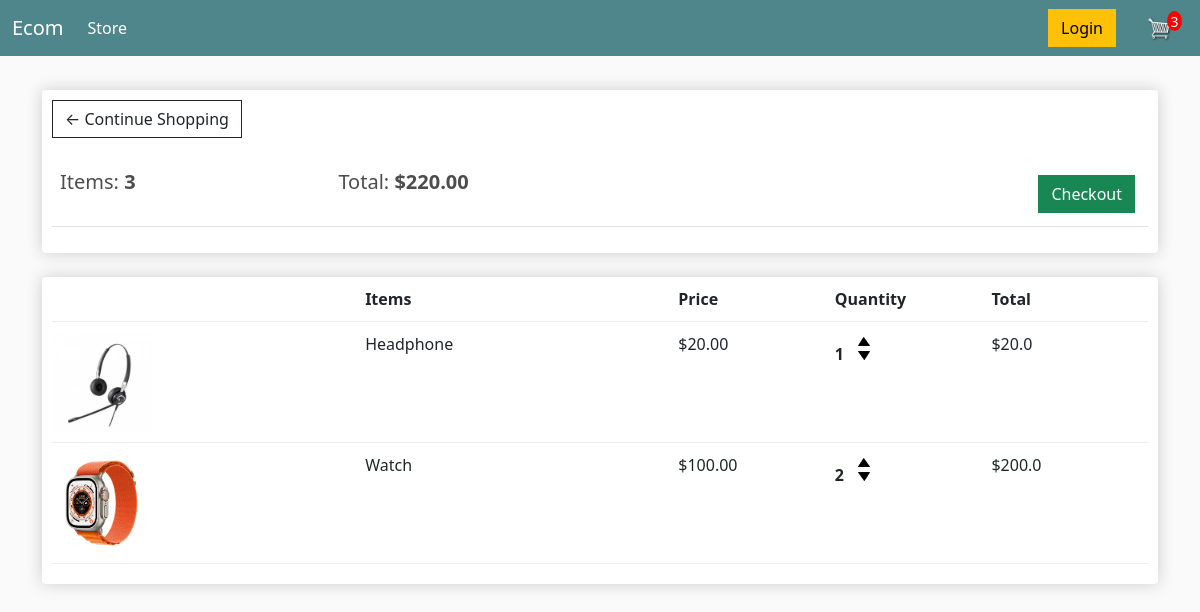
The page /cart/ (signed in) on the database as committed earlier.
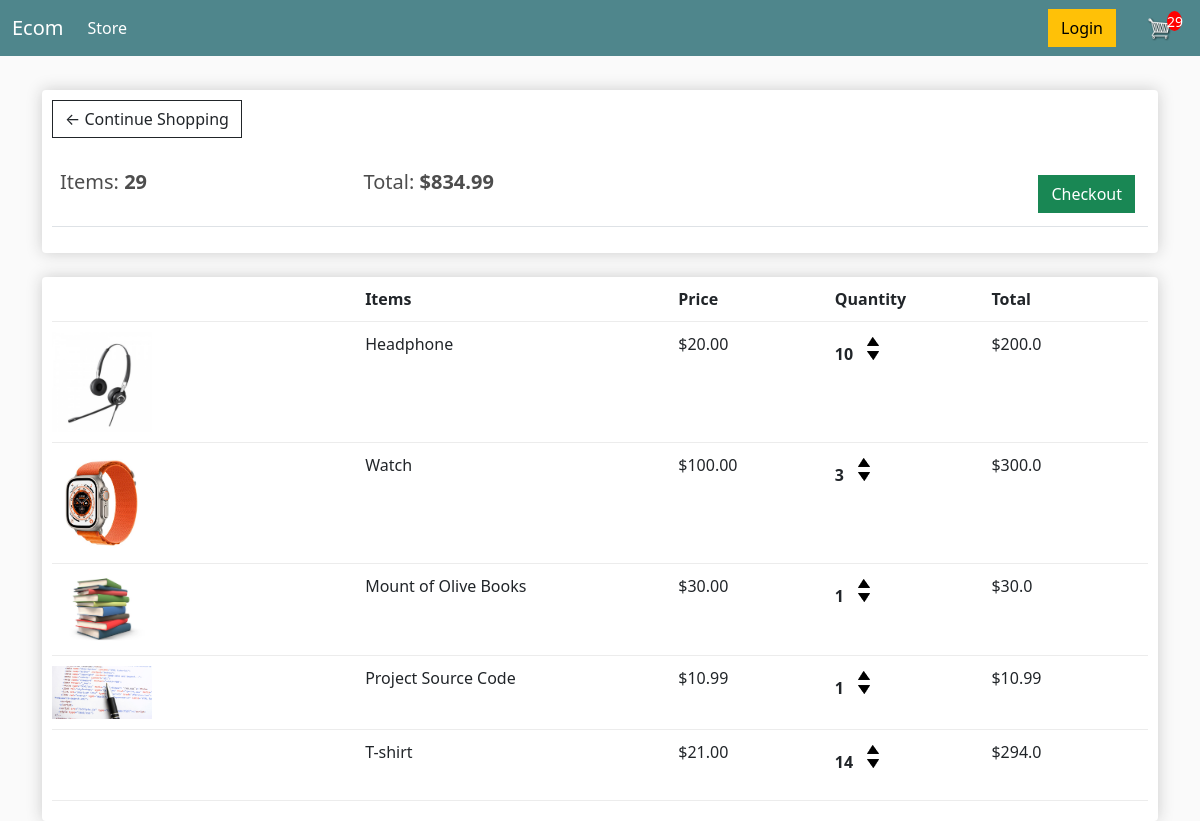
The same page on the database as committed later.
### tahashop/models.py (models this page shows, shortened)
class Order(models.Model):
    customer = models.ForeignKey(Customer, on_delete=models.SET_NULL, blank=True, null=True)
    date_ordered = models.DateTimeField(auto_now_add=True)
    complete = models.BooleanField(default=False, null=True, blank=True)
    trxid = models.CharField(max_length=200, null=True)
    @property
    def get_cart_total(self):
        orderitems = self.orderitem_set.all()
        total = sum([item.get_total for item in orderitems])
        return total
    @property
    def get_cart_items(self):
        orderitems = self.orderitem_set.all()
        total = sum([item.quantity for item in orderitems])
        return total

class OrderItem(models.Model):
    product = models.ForeignKey(Product, on_delete=models.SET_NULL, null=True)
    order = models.ForeignKey(Order, on_delete=models.SET_NULL, null=True)
    quantity = models.IntegerField(null=True, default=0, blank=True)
    date_added = models.DateTimeField(auto_now_add=True)
    @property
    def get_total(self):
        total = self.product.price * self.quantity
        return total

class Product(models.Model):
    name = models.CharField(max_length=200, null=True)
    price = models.FloatField()
    digital = models.BooleanField(default=False, null=True, blank=True)
    image = models.ImageField(null=True, blank=True)
    @property
    def imageURL(self):
        try:
            url = self.image.url
        except:
            url = " "
        return url

### tahashop/views.py (the view)
# urls.py: path("cart/", views.cart, name="cart"),
def cart(request):
    if request.user.is_authenticated:
        customer = request.user.customer
        order, created = Order.objects.get_or_create(customer=customer, complete=False)
        items = order.orderitem_set.all()
        cartItem = order.get_cart_items
    else:
        items = []
        order = {'order.get_cart_items': 0, 'order.get_cart_total': 0}
        cartItem = ['order.get_cart_items']
    context = {'items': items, 'order': order, 'cartItem': cartItem}
    return render(request, "store/cart.html", context)

### templates/store/cart.html
{% extends 'store/main.html' %}
{% load static %}
{% block content %}
    <div class="row">
        <div class="col-lg-12">
            <div class="box-element">
                <a href={% url 'store' %} class="btn btn-outline-dark">&#x2190; Continue Shopping</a>
                <br>
                <br>
                <table class="table">
                    <tr>
                        <th><h5>Items: <strong>{{order.get_cart_items}}</strong></h5></th>
                        <th><h5>Total: <strong>${{order.get_cart_total|floatformat:2}}</strong></h5></th>
                        <th>
                            <a href={% url 'checkout' %} class="btn btn-success" style="float: right; margin: 5px;">Checkout</a>
                        </th>
                    </tr>
                </table>
            </div>
            <br>
            <div class="box-element">
                <div class="cart-row">
                    <div style="flex: 2;"></div>
                    <div style="flex: 2;"><strong>Items</strong></div>
                    <div style="flex: 1;"><strong>Price</strong></div>
                    <div style="flex: 1;"><strong>Quantity</strong></div>
                    <div style="flex: 1;"><strong>Total</strong></div>
                </div>
                {% for item in items %}
                    <div class="cart-row">
                        <div style="flex: 2;"><img src={{item.product.imageURL}} alt="" class="row-image"></div>
                        <div style="flex: 2">{{item.product.name}}</div>
                        <div style="flex: 1; text-align: left;">${{item.product.price|floatformat:2}}</div>
                        <div style="flex: 1">
                            <p class="quantity">{{item.quantity}}</p>
                            <div class="quantity">
                                <img class="chg-quantity" src={% static 'images/arrow-up.png' %} alt="">
                                <img class="chg-quantity" src={% static 'images/arrow-down.png' %} alt="">
                            </div>
                        </div>
                        <div style="flex: 1"><p>${{item.get_total}}</p></div>
                    </div>
                {% endfor %}
            </div>
        </div>
    </div>
{% endblock %}

### templates/store/main.html (shortened to what this page needs)
<!doctype html>
{% load static %}
<html lang="en">
<head>
<link href="https://cdn.jsdelivr.net/npm/bootstrap@5.3.0-alpha1/dist/css/bootstrap.min.css" rel="stylesheet">
<link rel="stylesheet" type="text/css" href={% static 'css/main.css' %} class="css">
</head>
<body>
<nav class="navbar navbar-expand-lg navbar-dark bg-dark">
    <div class="container-fluid">
        <a class="navbar-brand" href="{% url 'store' %}">Ecom</a>
        <div class="collapse navbar-collapse" id="navbarSupportedContent">
        <ul class="navbar-nav me-auto mb-2 mb-lg-0">
            <li class="nav-item">
            <a class="nav-link active" aria-current="page" href="{% url 'store' %}">Store</a>
        </ul>
        </div>
        <div class="form-inline my-2 my-lg-0">
            <a href="#"class="btn btn-warning">Login</a>
        </div>
            <div class="position-relative mx-lg-3">
                <a href="{% url 'cart' %}">
                <img  id="cart-icon" src="{% static 'images/cart.png' %}">
                </a>
                <p id="cart-total">{{cartItem}}</p>
            </div>
    </div>
    </nav>
    <div class="container">
        <br>
        {% block content %}
        {% endblock content %}
    </div>
</body>
</html>

### static/css/main.css (style rules this page uses)
body { background-color: hsl(0, 0%, 98%); }
h1,h2,h3,h4,h5,h6 { color:hsl(0, 0%, 30%); }
.box-element { box-shadow:hsl(0, 0%, 80%) 0 0 16px; background-color: #fff; border-radius: 4px; padding: 10px; }
.bg-dark { background-color: #4f868c!important; }
#cart-icon { width: 25px; display: inline-block; margin-left: 15px; }
#cart-total { display: block; text-align: center; color:#fff; background-color: red; width: 15px; height: 20px; border-radius: 50%; font-size: 14px; position: absolute; top: -4px; right: -10px; }
.col-lg-4, .col-lg-6, .col-lg-8, .col-lg-12 { margin-top: 10px; }
.btn { border-radius: 0; }
.row-image { width: 100px; }
.cart-row { display: flex; align-items: flex-stretch; padding-bottom: 10px; margin-bottom: 10px; border-bottom: 1px solid #ececec; }
.quantity { display: inline-block; font-weight: 700; padding-right:10px; }
.chg-quantity { width: 12px; cursor: pointer; display: block; margin-top: 5px; transition:.1s; }

Rows that differ between the two databases and show on the page:
changed through a linked row, Order: get_cart_items "3" → "29"; get_cart_total "220.00" → "834.99"
changed OrderItem "Headphone": quantity "1" → "10"; get_total "20.0" → "200.0"
changed OrderItem "Watch": quantity "2" → "3"; get_total "200.0" → "300.0"
added OrderItem: product.imageURL (picture), product.name "Mount of Olive Books", product.price "30.00", quantity "1", get_total "30.0"
added OrderItem: product.imageURL (picture), product.name "Project Source Code", product.price "10.99", quantity "1", get_total "10.99"
added OrderItem: product.name "T-shirt", product.price "21.00", quantity "14", get_total "294.0"
Other text that changed with them:
{{ cartItem }}: "3" → "29"
